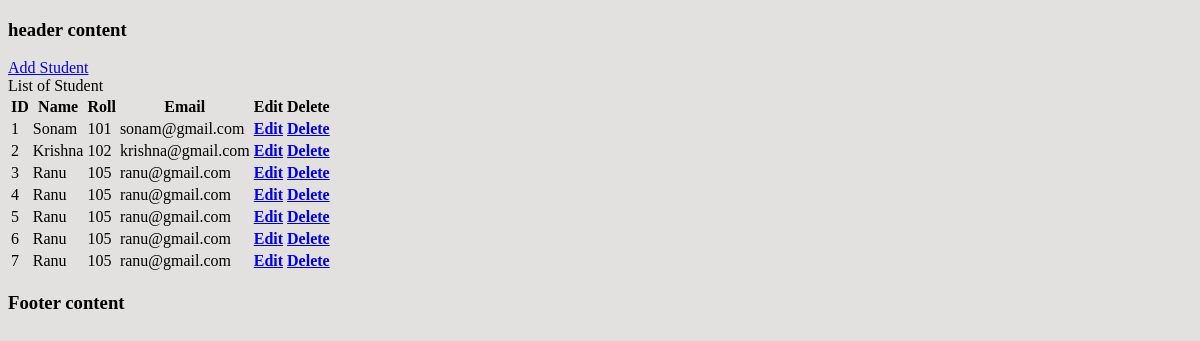
Before: / with the older database file.
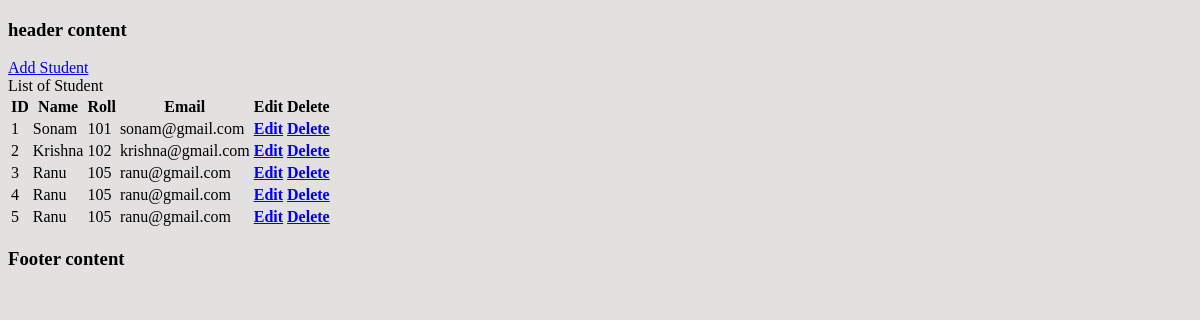
After: the same page with the newer database file.
### enroll/models.py (models this page shows)
class Student(models.Model):
    name = models.CharField(max_length=100)
    roll = models.IntegerField()
    email = models.EmailField(max_length=100)

### enroll/views.py (the view)
# urls.py: path('', views.student_list, name='student_list'),
def student_list(request):
    stu = Student.objects.all()
    return render(request, 'list.html', {'stu':stu })

### templates/list.html
{% extends "base.html" %}
{% block content %}
    List of Student
    <table>
        <tr>
            <th>ID</th>
            <th>Name</th>
            <th>Roll</th>
            <th>Email</th>
            <th>Edit</th>
            <th>Delete</th>
        </tr>
        {% if stu %}
        {% for st in stu %}
        <tr>
            <td>{{st.id}}</td>
            <td>{{st.name}}</td>
            <td>{{st.roll}}</td>
            <td>{{st.email}}</td>
            <th><a href="{% url 'edit_student' st.id %}">Edit</a></th>
            <th><a href="{% url 'delete_student' st.id %}">Delete</a></th>
        </tr>
        {% endfor %}
        {% endif %}
    </table>
{% endblock %}

### templates/base.html (shortened to what this page needs)
<!DOCTYPE html>
<html lang="en">
    {% load static %}
<head>
    <link rel="stylesheet" href="{% static 'css/style.css' %} ">
</head>
<body>
    {% include "header.html" %}
    <div><a href="{% url "add_student" %}">Add Student</a></div>
    {% block content %}
    {% endblock %}
    {% include "footer.html" %}
</body>
</html>

### templates/header.html
<h3>header content</h3>

### templates/footer.html
<h3>Footer content</h3>

### static/css/style.css (style rules this page uses)
body { background: #e3e0e0; }

Changed rows visible on the page:
removed Student: id "6", name "Ranu", roll "105", email "ranu@gmail.com"
removed Student: id "7", name "Ranu", roll "105", email "ranu@gmail.com"
